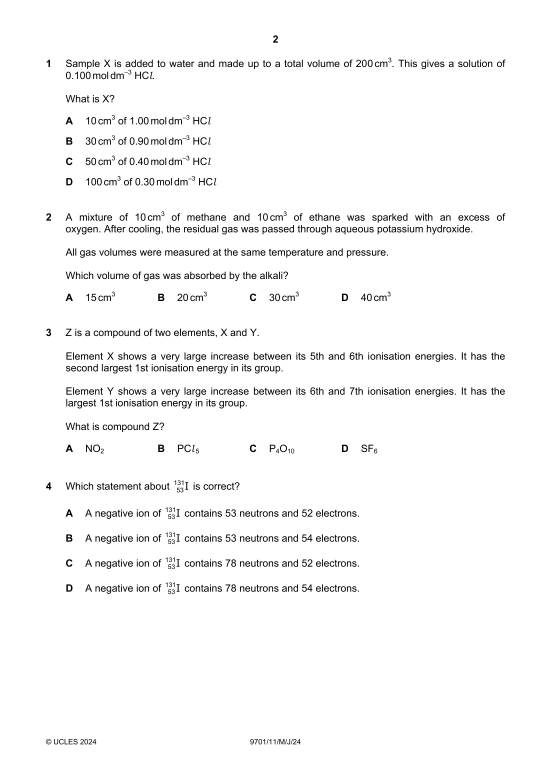
#> input picture output_images/page_1.png, 1653 x 2339 px (shown at 1/3 size); its folder holds 4 pictures in this run
$ python CropRegion.py
#> lines starting #> are read from the running program, lines starting #| are printed output that depends on the picture

# # Importing Image class from PIL module
# from PIL import Image

# # Opens a image in RGB mode
# im = Image.open(r"testImg.jpg")

# # Size of the image in pixels (size of original image)
# # (This is not mandatory)
# width, height = im.size

# # read images from output_images folder loop over them and crop. save them into a new directory named output_cropped_images


# # Setting the points for cropped image
# left = 95
# top = 95
# right = 1230
# bottom = 1270

# # Cropped image of above dimension
# # (It will not change original image)
# im1 = im.crop((left, top, right, bottom))

# # Shows the image in image viewer
# im1.show()
# im1.save("cropped.jpg")


import os
from PIL import Image

input_dir = 'output_images'
output_dir = 'output_cropped_images'


if not os.path.exists(output_dir):
    os.makedirs(output_dir)

# get file count in the directory
file_count = len([name for name in os.listdir(input_dir) if os.path.isfile(os.path.join(input_dir, name))])
print(f"Total files in the directory: {file_count}")

# Loop over the images in the input directory
for filename in os.listdir(input_dir):
    if filename.endswith('.jpg') or filename.endswith('.png'):

        img_path = os.path.join(input_dir, filename)
        im = Image.open(img_path)
#> im is the input picture: PIL image 1653x2339 RGB; min 0, max 255, mean 248.2

        left = 95
        top = 130
        right = 1630
        bottom = 0
        if filename == f"page_{file_count}.png":
            bottom = 1750
        else:
            bottom = 2160
        print(f" page_{file_count}.png")
        print(f"Processing {filename} with dimensions: {left}, {top}, {right}, {bottom}")
        im1 = im.crop((left, top, right, bottom))
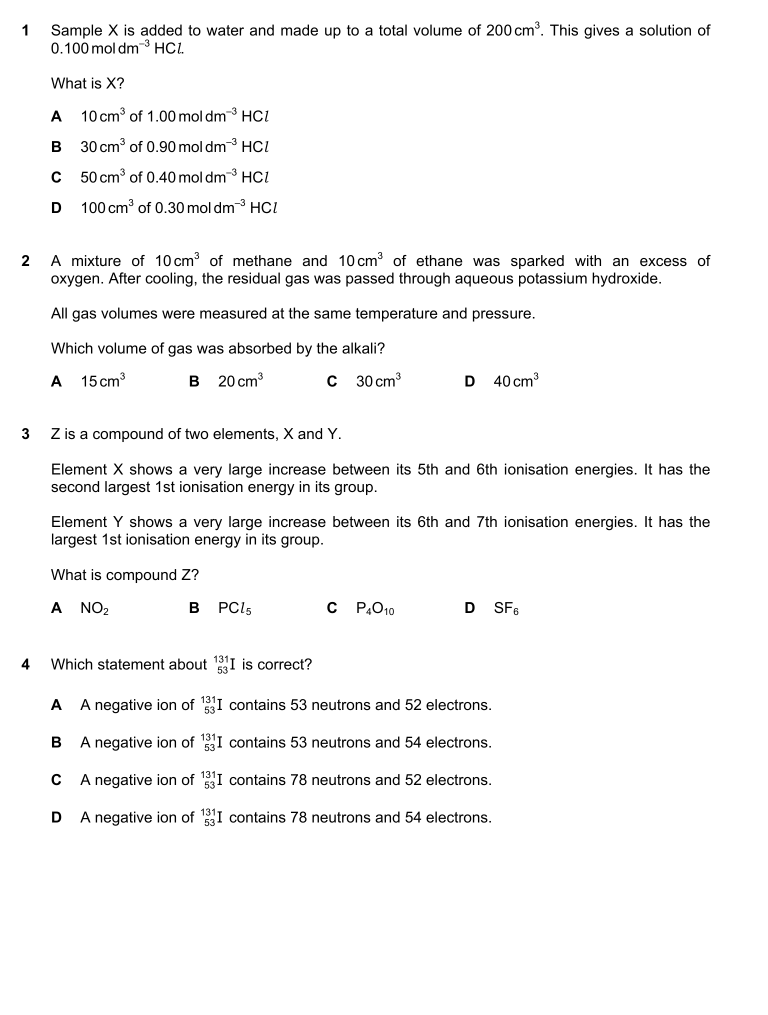
#> im1: PIL image 1535x2030 RGB (shown at 1/2 size); min 0, max 255, mean 246.7

        # Save the cropped image to the output directory
        cropped_img_path = os.path.join(output_dir, filename)
        im1.save(cropped_img_path)
#> pass 2 of the loop `for filename in os.listdir(input_dir):`:
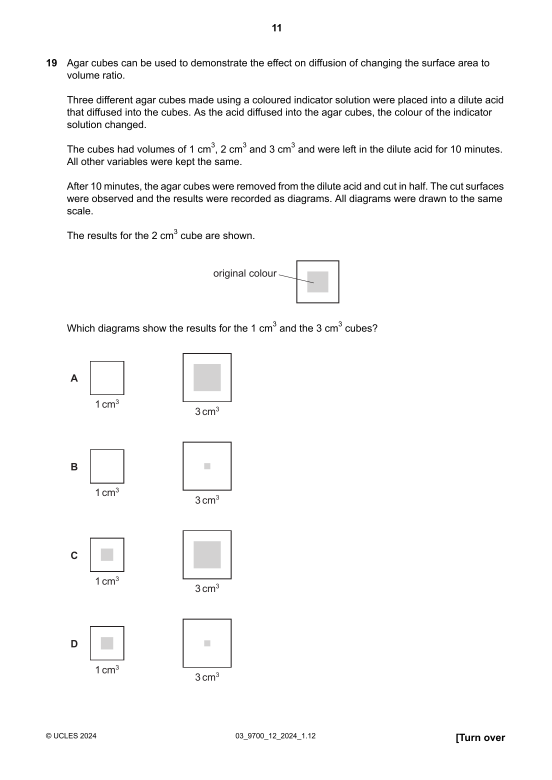
#> input picture output_images/page_10.png, 1654 x 2339 px (shown at 1/3 size)
#> im is the input picture: PIL image 1654x2339 RGB; mean R, G, B 249.4, 249.4, 249.4
#> `im1 = im.crop((left, top, right, bottom))`:
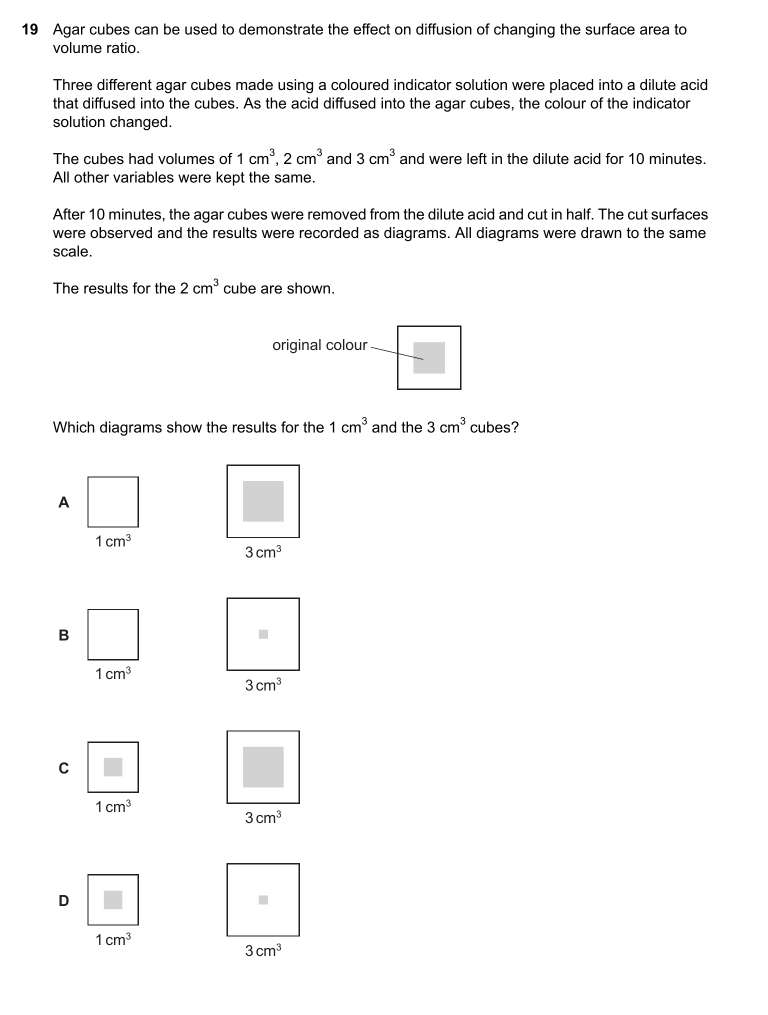
#> im1: PIL image 1535x2030 RGB (shown at 1/2 size); mean R, G, B 248.3, 248.3, 248.3
#> pass 3 of the loop `for filename in os.listdir(input_dir):`:
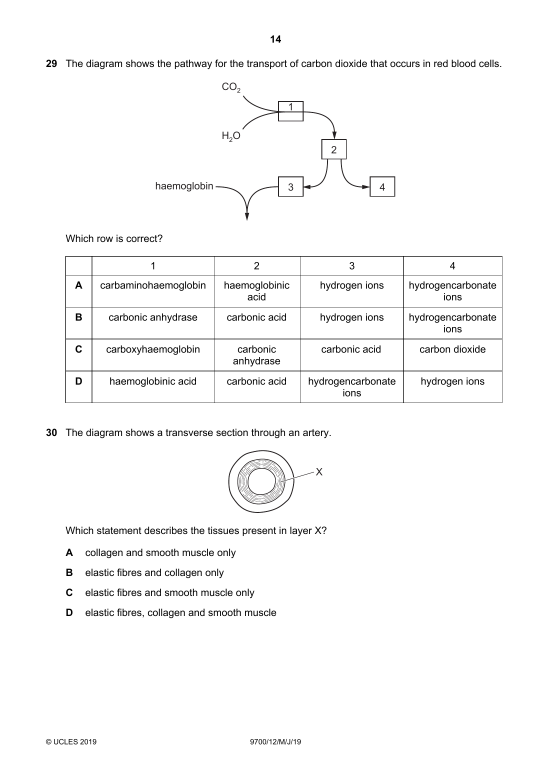
#> input picture output_images/page_11.png, 1653 x 2339 px (shown at 1/3 size)
#> im is the input picture: PIL image 1653x2339 RGB; mean R, G, B 249.1, 249.1, 249.1
#> `im1 = im.crop((left, top, right, bottom))`:
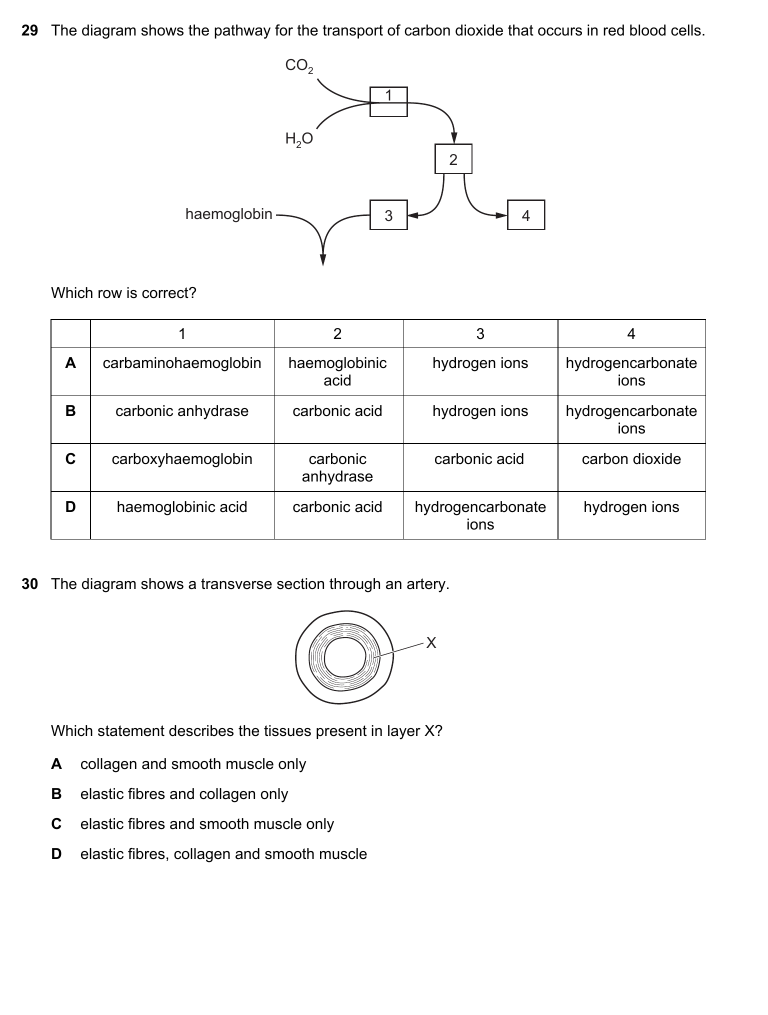
#> im1: PIL image 1535x2030 RGB (shown at 1/2 size); mean R, G, B 247.8, 247.8, 247.8
#> the loop made 4 passes; the first 3 are shown
